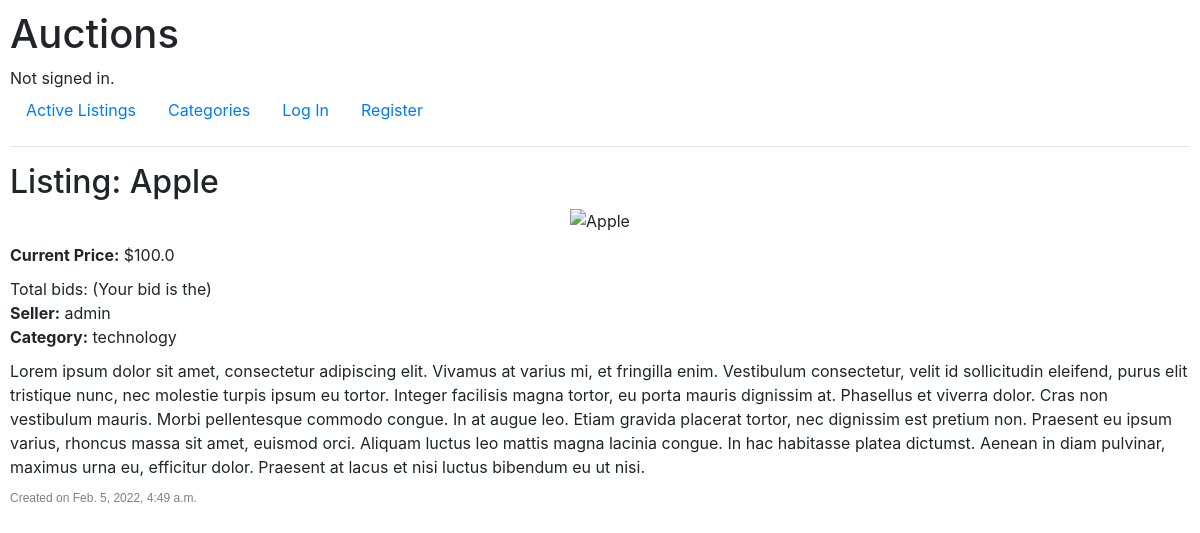
Page /listing/Apple on the committed database.
### auctions/models.py (models this page shows, shortened)
class Auction(models.Model):
    title = models.CharField(max_length=64)
    description = models.TextField()
    starting_price = models.FloatField()
    image = models.TextField(blank=True)
    category = models.CharField(max_length=64, blank=True)
    created = models.DateTimeField(auto_now_add=True)
    seller = models.ForeignKey(User, on_delete=models.CASCADE, related_name="sales")

class User(AbstractUser):
    def __str__(self):
        return f"ID:{self.id} - {self.username} | {self.email}"

### auctions/views.py (the view)
# urls.py: path("listing/<str:listing>", views.listing, name="listing"),
def listing(request, listing):
    auction = Auction.objects.get(title=listing)
    return render(request, "auctions/listing.html", {
        "auction": auction,
    })

### auctions/templates/auctions/listing.html (shortened to what this page needs)
{% extends "auctions/layout.html" %}
{% block body %}
    <h2>Listing: {{ auction.title }}</h2>
    <div class="auction">
        <div class="listing_image">
            {% if auction.image != "" %}
            <img src="{{ auction.image }}" alt="{{ auction.title }}">
            {% else %}
            <span class="no_image">No Image</span>
            {% endif %}
        </div>
        <div class="listing_details">
            <div class="listing_price">
                <b>Current Price:</b> ${{ auction.starting_price }}
            </div>
            <div class="listing_bid">
                Total bids: (Your bid is the)
            </div>
            <div class="listing_seller">
                <b>Seller:</b> {{ auction.seller.username }}
            </div>
            <div class="listing_category">
                {% if auction.category != "" %}
                    <b>Category:</b> {{ auction.category }}
                {% else %}
                    <b>Category:</b> none
                {% endif %}
            </div>
            <div class="listing_description">
                {{ auction.description }}
            </div>
            <div class="listing_date">
                <span>Created on {{ auction.created }}</span>
            </div>
        </div>
    </div>
{% endblock %}

### auctions/templates/auctions/layout.html (shortened to what this page needs)
{% load static %}
<!DOCTYPE html>
<html lang="en">
    <head>
        <link rel="stylesheet" href="https://stackpath.bootstrapcdn.com/bootstrap/4.4.1/css/bootstrap.min.css">
        <link href="{% static 'auctions/styles.css' %}" rel="stylesheet">
    </head>
    <body>
        <h1>Auctions</h1>
        <div>
            {% if user.is_authenticated %}
                Signed in as <strong>{{ user.username }}</strong>.
            {% else %}
                Not signed in.
            {% endif %}
        </div>
        <ul class="nav">
            <li class="nav-item">
                <a class="nav-link" href="{% url 'index' %}">Active Listings</a>
            </li>
            <li class="nav-item">
                <a class="nav-link" href="{% url 'create' %}">Categories</a>
            </li>
            {% if user.is_authenticated %}
                <li class="nav-item">
                    <a class="nav-link" href="{% url 'create' %}">Watchlist</a>
                </li>
                <li class="nav-item">
                    <a class="nav-link" href="{% url 'create' %}">Create Listing</a>
                </li>
                <li class="nav-item">
                    <a class="nav-link" href="{% url 'logout' %}">Log Out</a>
                </li>
            {% else %}
                <li class="nav-item">
                    <a class="nav-link" href="{% url 'login' %}">Log In</a>
                </li>
                <li class="nav-item">
                    <a class="nav-link" href="{% url 'register' %}">Register</a>
                </li>
            {% endif %}
        </ul>
        <hr>
        {% block body %}
        {% endblock %}
    </body>
</html>

### auctions/static/auctions/styles.css (style rules this page uses)
body { padding: 10px; }
.listing_date { font-size: 12px; font-family: Arial, Helvetica, sans-serif; color: grey; }
.auction { display: flex; flex-direction: column; }
.auction .listing_image { display: inherit; justify-content: center; margin-bottom: 10px; }
.auction img { max-height: 400px; }
.auction .listing_price { margin-bottom: 10px; }
.auction .listing_category { margin-bottom: 10px; }
.auction .listing_description { margin-bottom: 10px; }

### rows in the picture
Auction: title "Apple", starting_price "100.0", seller.username "admin", category "technology", description "Lorem ipsum dolor sit amet, consectetur adipiscing elit. Vivamus at varius mi, et fringilla enim. Vestibulum consectetur, velit id sollicitudin eleifend, purus elit tristique nunc, nec molestie turpis ipsum eu tortor. Integer facilisis magna tortor, eu porta mauris dignissim at. Phasellus et viverra dolor. Cras non vestibulum mauris. Morbi pellentesque commodo congue. In at augue leo. Etiam gravida placerat tortor, nec dignissim est pretium non. Praesent eu ipsum varius, rhoncus massa sit amet, euismod orci. Aliquam luctus leo mattis magna lacinia congue. In hac habitasse platea dictumst. Aenean in diam pulvinar, maximus urna eu, efficitur dolor. Praesent at lacus et nisi luctus bibendum eu…", created "Feb. 5, 2022, 4:49 a.m."
